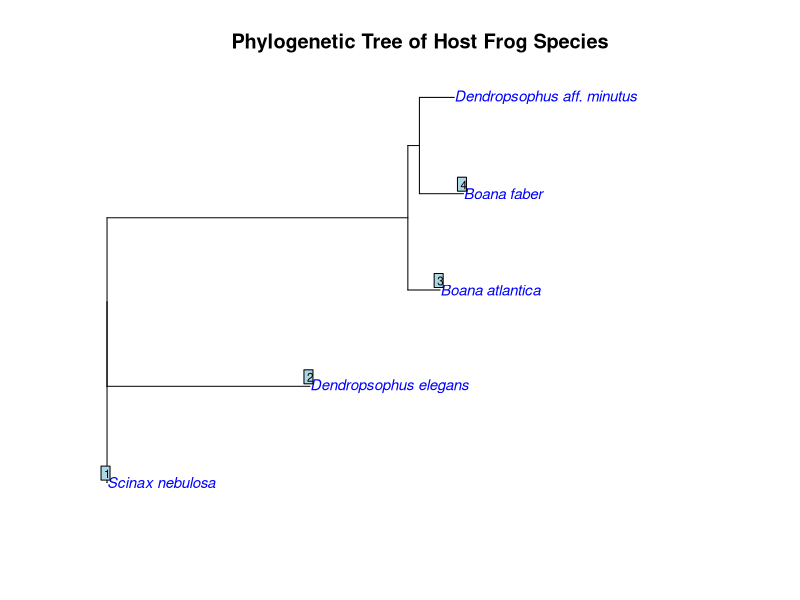

Write R code to recreate this figure.
## Script for Phylogenetic Tree Creation with Species Names ##

# Load necessary package
library(ape)

# Your Newick tree string
newick_tree <- "('AF549373.1':0.0,('AF308124.1':0.6384805537098486,('MN781638.1':0.1016528955796044,('KX697980.1':0.13860335660157844,'KJ833337.1':0.10964374475120703):0.03638383273165022):0.9465461173741643):0.0);"

# Read the Newick tree
tree <- read.tree(text = newick_tree)

# Check original tip labels (this is important for debugging)
print(tree$tip.label)

# Clean up tip labels by removing extra quotes
tree$tip.label <- gsub("^'|'$", "", tree$tip.label)

# Define mapping from accession numbers to species names
tip_labels <- c(
  "AF549373.1" = "Scinax nebulosa",
  "AF308124.1" = "Dendropsophus elegans",
  "MN781638.1" = "Boana atlantica",
  "KX697980.1" = "Boana faber",
  "KJ833337.1" = "Dendropsophus aff. minutus"
)

# Check if the tip labels match and replace only those that exist in the tree
tree$tip.label <- ifelse(tree$tip.label %in% names(tip_labels), tip_labels[tree$tip.label], tree$tip.label)

# Check the updated tip labels (this is also important to confirm the update worked)
print(tree$tip.label)

# Plot the tree with the new labels
plot(tree, type = "phylogram", tip.color = "blue", cex = 0.9, main = "Phylogenetic Tree of Host Frog Species")

# Add node numbers
nodelabels(node = 1:Nnode(tree), cex = 0.7, adj = c(0.5, -0.5))
